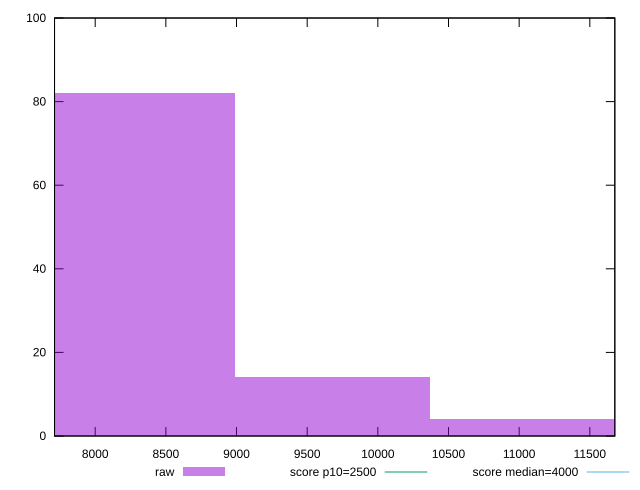

Write the gnuplot code that produced this figure.
reset

$raw <<EOF
11062.641536720868 4
9679.81134463076 14
8296.981152540651 82
EOF

set key outside below
set boxwidth 1382.8301920901085
set xrange [7712.285:11676.865999999996]
set yrange [0:100]
set trange [0:100]
set style fill transparent solid 0.5 noborder

set parametric
set terminal svg size 640, 490 enhanced background rgb 'white'
set output "report_00013_2021-02-09T12-04-24.940Z/largest-contentful-paint/samples/pages+cached+noadtech/raw/histogram.svg"

plot $raw title "raw" with boxes, \
     2500,t title "score p10=2500", \
     4000,t title "score median=4000"

reset
